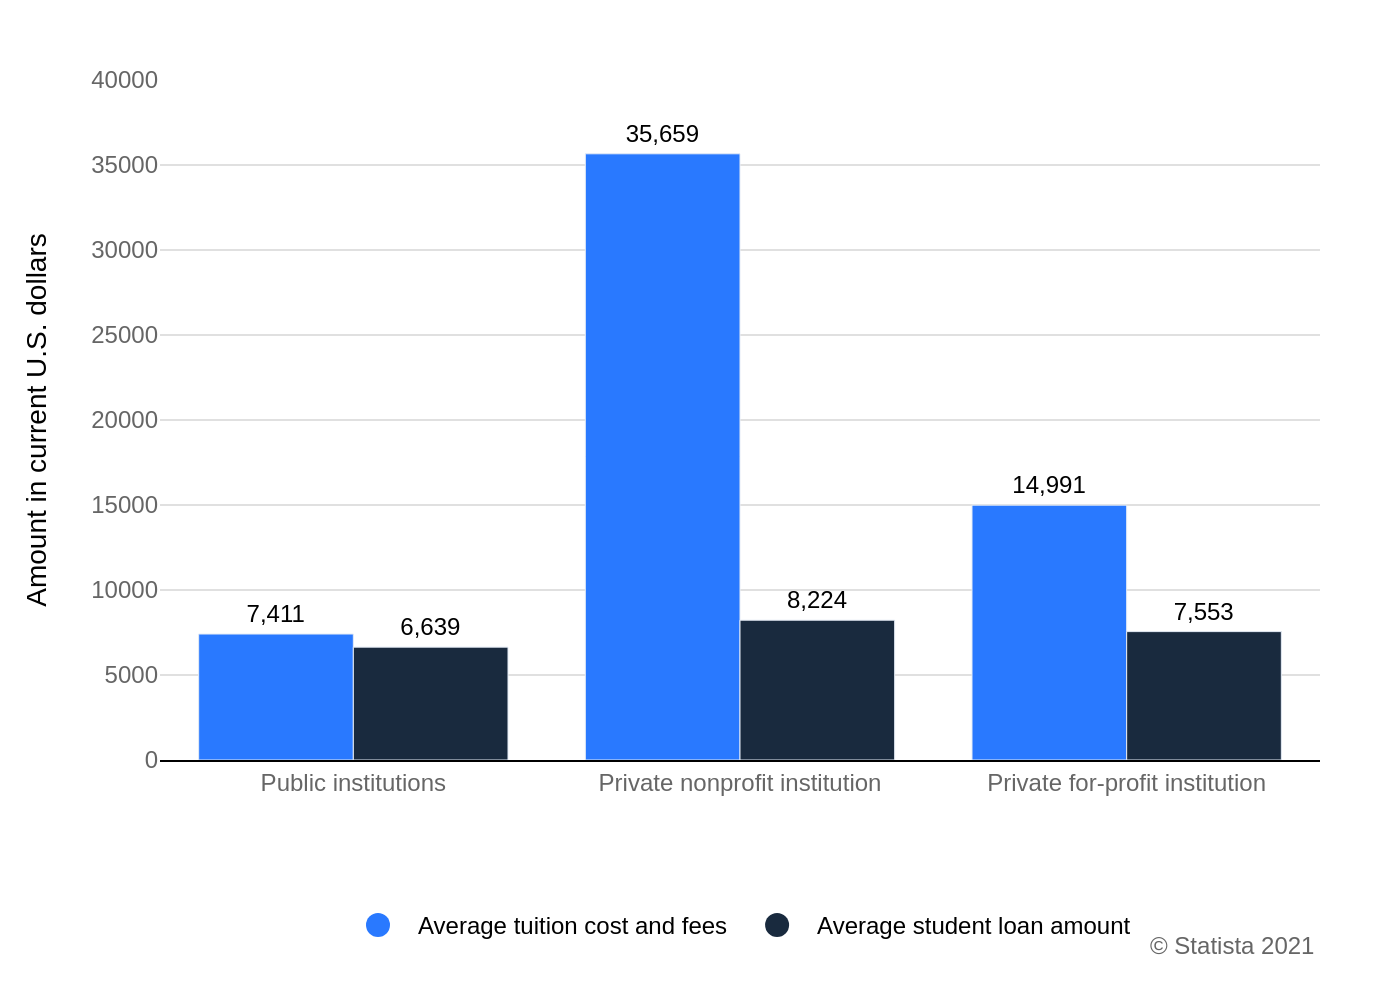

Generate this figure with Python:
import sys
import json
import plotly.graph_objects as go
import os

if len(sys.argv) != 2:
    print("Usage: python <script_name>.py <json_file_path>")
    sys.exit(1)

json_path = sys.argv[1]

try:
    with open(json_path, 'r', encoding='utf-8') as f:
        chart_info = json.load(f)
except FileNotFoundError:
    print(f"Error: JSON file not found at {json_path}")
    sys.exit(1)
except json.JSONDecodeError:
    print(f"Error: Could not decode JSON from {json_path}")
    sys.exit(1)

chart_data = chart_info.get('chart_data', [])
texts = chart_info.get('texts', {})
colors = chart_info.get('colors', [])

categories = [item['category'] for item in chart_data]
series_data = [list(series) for series in zip(*[item['values'] for item in chart_data])]

fig = go.Figure()

for i, series in enumerate(series_data):
    fig.add_trace(go.Bar(
        x=categories,
        y=series,
        name=texts.get('legend_labels', [])[i],
        marker_color=colors[i],
        text=series,
        textposition='outside',
        texttemplate='%{text:,}',
        showlegend=False 
    ))
    # Add dummy scatter trace for circular legend markers
    fig.add_trace(go.Scatter(
        x=[None],
        y=[None],
        mode='markers',
        marker=dict(symbol='circle', color=colors[i], size=10),
        name=texts.get('legend_labels', [])[i],
        showlegend=True
    ))

fig.update_layout(
    barmode='group',
    plot_bgcolor='white',
    font=dict(
        family="Arial",
        size=12,
        color="black"
    ),
    xaxis=dict(
        showline=True,
        linewidth=1,
        linecolor='black',
        tickfont=dict(color='#666666'),
        title_text=texts.get('x_axis_title')
    ),
    yaxis=dict(
        title_text=texts.get('y_axis_title'),
        showgrid=True,
        gridcolor='#e0e0e0',
        gridwidth=1,
        zeroline=False,
        showline=False,
        range=[0, 40000],
        tickformat=' ',
        tickfont=dict(color='#666666')
    ),
    legend=dict(
        orientation="h",
        yanchor="top",
        y=-0.2,
        xanchor="center",
        x=0.5,
        itemsizing='constant'
    ),
    margin=dict(l=80, r=40, b=120, t=40),
    annotations=[
        dict(
            xref='paper', yref='paper',
            x=1.0, y=-0.3,
            xanchor='right', yanchor='bottom',
            text=texts.get('source'),
            showarrow=False,
            font=dict(size=12, color='#666666')
        )
    ]
)

fig.update_traces(
    textfont=dict(
        family='Arial',
        size=12,
        color='black'
    ),
    cliponaxis=False
)

base_filename = os.path.splitext(os.path.basename(json_path))[0]
output_filename = f"{base_filename}.png"

fig.write_image(output_filename, scale=2)
print(f"Chart saved to {output_filename}")
